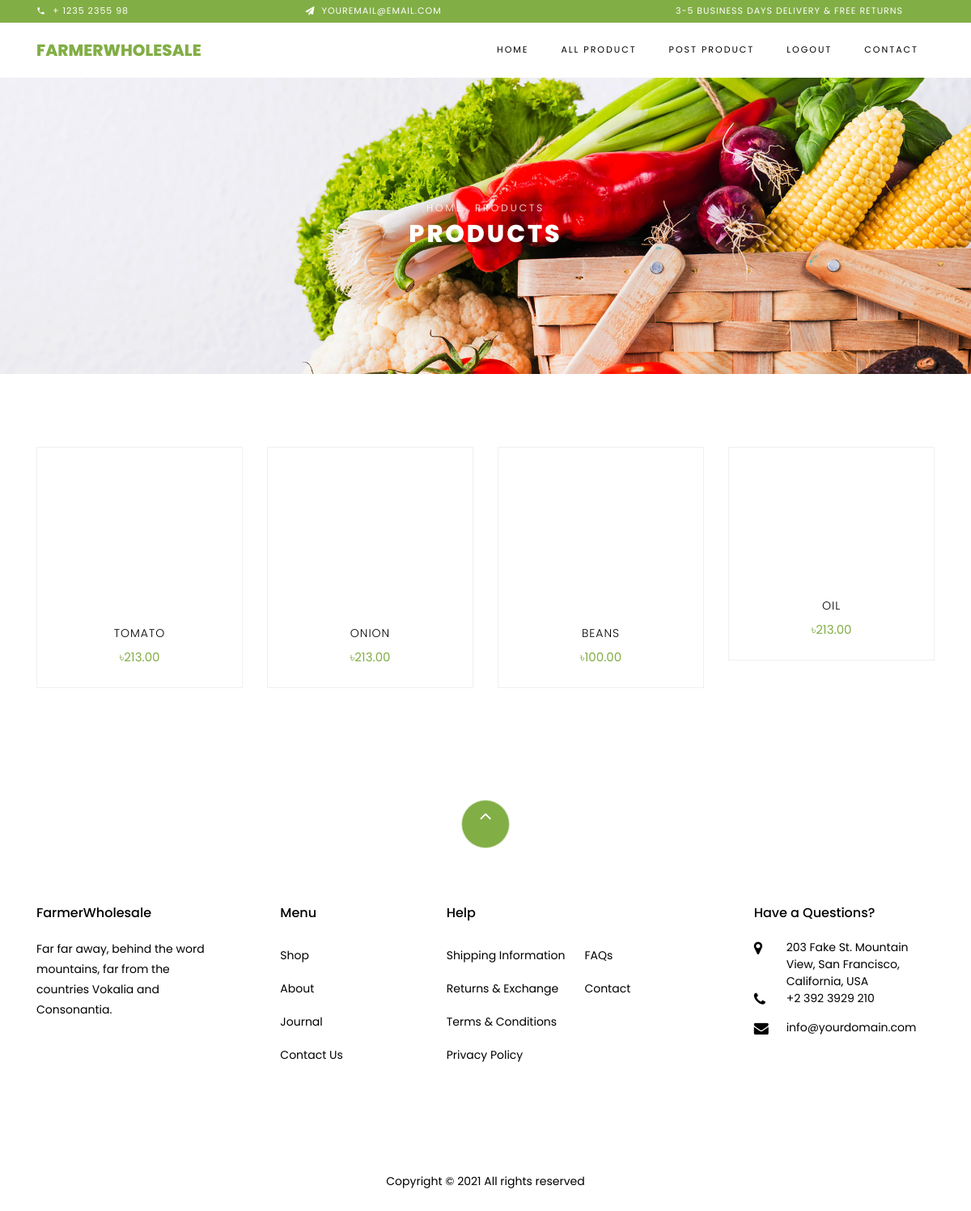
/all_products/ (signed in), run on the app's committed database.
### home/models.py (models this page shows, shortened)
class Product(models.Model):
    category_choice=(
        ('Fruits','Fruits'),
        ('Vagetable','Vagetable'),
        ('Oil','Oil'),
        ('Rice','Rice'),
        ('Others','Others'),
    )
    category = models.CharField(max_length=60,choices=category_choice,null=True,blank=True)
    user = models.ForeignKey(User, on_delete=models.CASCADE, null=True, blank=True)
    name = models.CharField(max_length=100)
    price = models.DecimalField(max_digits=8, decimal_places=2)
    image = models.ImageField(upload_to='products')
    description = models.TextField()
    quantity = models.CharField(max_length=100,blank=True,null=True)
    date_added = models.DateField(auto_now_add=True)
    is_approved = models.BooleanField(default=False)

### home/views.py (the view)
# urls.py: path('all_products/', views.all_products, name='all_products'),
def all_products(request):
    product_list = Product.objects.filter(is_approved = True)
    paginator = Paginator(product_list, 12) # Show 25 contacts per page.
    page_number = request.GET.get('page')
    product = paginator.get_page(page_number)
    context = {
        'product': product,
    }
    return render(request, 'product/all_product.html',context)

### templates/product/all_product.html (shortened to what this page needs)
{% extends 'base.html' %}
{% load static %}
{% block content %}
<div class="hero-wrap hero-bread" style="background-image: url('{% static 'images/bg_1.jpg' %}');">
    <div class="container">
      <div class="row no-gutters slider-text align-items-center justify-content-center">
        <div class="col-md-9 ftco-animate text-center">
            <p class="breadcrumbs"><span class="mr-2"><a href="/">Home</a></span> <span>Products</span></p>
          <h1 class="mb-0 bread">Products</h1>
        </div>
      </div>
    </div>
  </div>
  <section class="ftco-section">
      <div class="container">
          <div class="row">
             {% if product %}
             {% for p in product %}
              <div class="col-md-6 col-lg-3 ftco-animate">
                  <div class="product">
                      <a href="{% url 'product_details' p.id %}" class="img-prod"><img class="img-fluid" src="{{p.image.url}}" alt="Colorlib Template">
                      </a>
                      <div class="text py-3 pb-4 px-3 text-center">
                          <h3><a href="{% url 'product_details' p.id %}">{{p.name}}</a></h3>
                          <div class="d-flex">
                              <div class="pricing">
                                  <p class="price"><span>৳{{p.price}}</span></p>
                              </div>
                          </div>
                      </div>
                  </div>
              </div>
              {% endfor %}
              {% endif %}
          </div>
      </div>
  </section>
{% endblock content %}

### data on the page
Product: name "TOMATO", price "213.00"
Product: name "ONION", price "213.00"
Product: name "BEANS", price "100.00"
Product: name "OIL", price "213.00"
